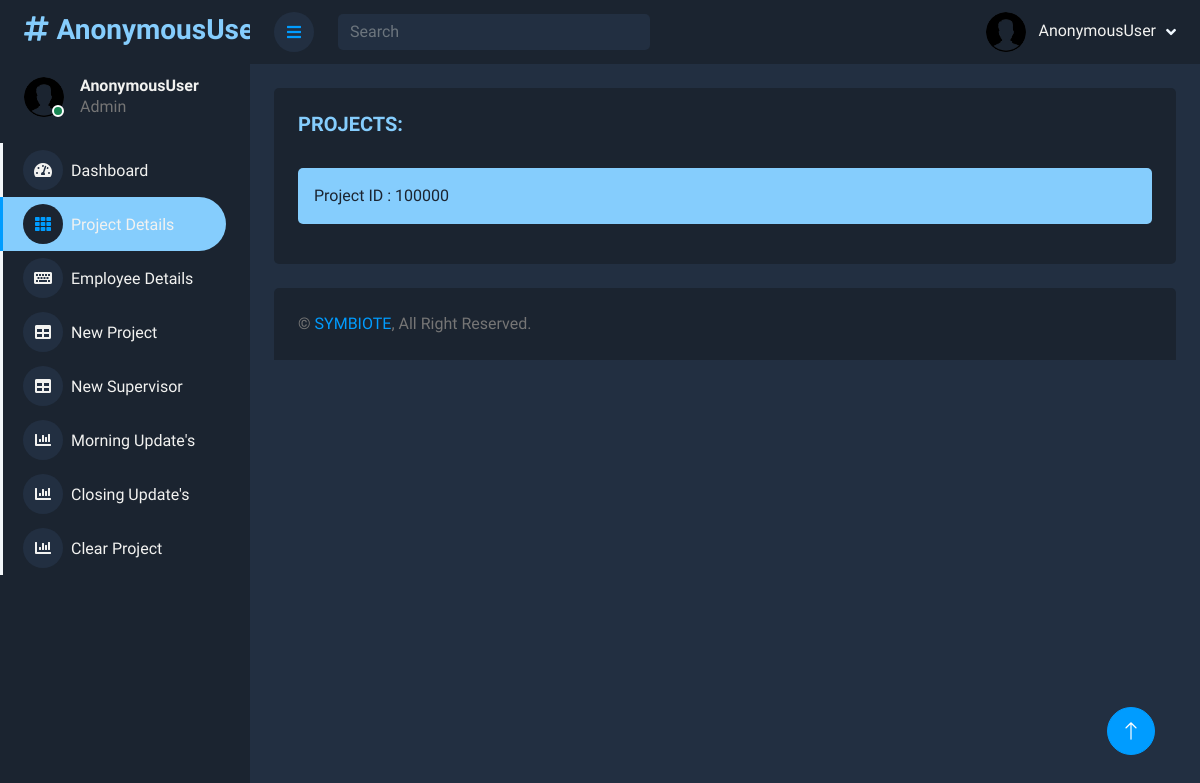
The page /project_details on the database as committed earlier.
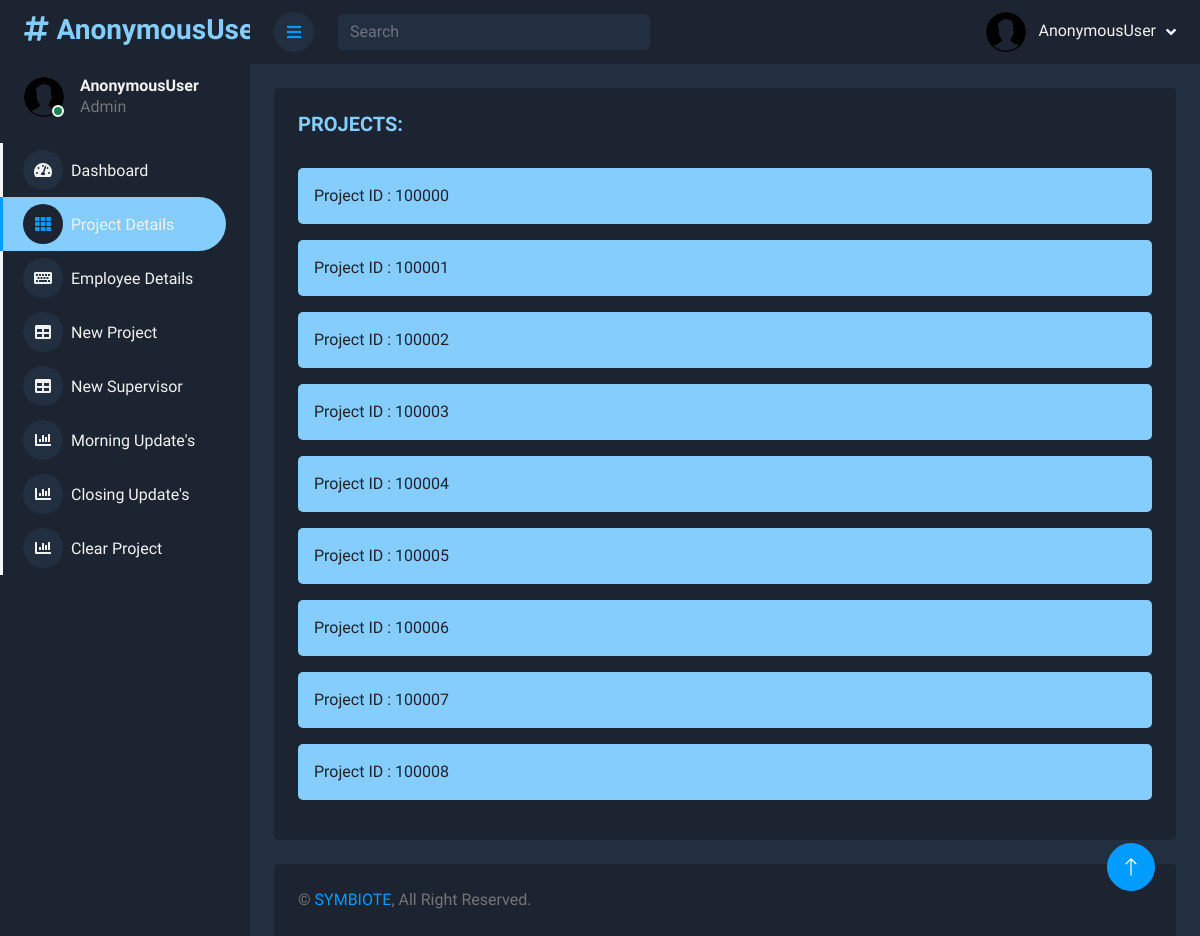
The same page on the database as committed later.
### symbiote/models.py (models this page shows, shortened)
class project(models.Model):
    project_id=models.IntegerField()
    project_area=models.CharField(max_length=100)
    employee_required=models.IntegerField()
    status=models.CharField(max_length=100,default="Not Started")
    supervisor=models.CharField(max_length=100)
    phone_number=models.IntegerField()
    from_date=models.DateField()
    to_date=models.DateField()

### symbiote/views.py (the view)
# urls.py: path('project_details', views.project_details, name="project_details"),
def project_details(request):
    projects = project.objects.all()
    return render(request, 'symbiote/project_details.html', {'username': request.user, 'projects': projects})

### symbiote/templates/symbiote/project_details.html (shortened to what the changed rows need)
{% load static %}
<!DOCTYPE html>
<html lang="en">
<head>
    <link href="https://cdnjs.cloudflare.com/ajax/libs/font-awesome/5.10.0/css/all.min.css" rel="stylesheet">
    <link href="https://cdn.jsdelivr.net/npm/bootstrap-icons@1.4.1/font/bootstrap-icons.css" rel="stylesheet">
    <link href="{%  static 'symbiote/index_styles/lib/owlcarousel/assets/owl.carousel.min.css' %}" rel="stylesheet">
    <link href="{%  static 'symbiote/index_styles/lib/tempusdominus/css/tempusdominus-bootstrap-4.min.css' %}" rel="stylesheet" />
    <link href="{%  static 'symbiote/index_styles/css/bootstrap.min.css' %}" rel="stylesheet">
    <link href="{%  static 'symbiote/index_styles/css/style.css' %}" rel="stylesheet">
</head>
<body style="background: #1B2430">
    <div class="container-xxl position-relative d-flex p-0" >
        <div class="content">
            <div class="container-fluid pt-4 px-4">
                <div class="bg-light text-center rounded p-4">
                    <h5 style="color: #85CDFD;text-align: left;">
                        PROJECTS:
                    </h5>
                    <br>
                    {% for i in projects %}
                        <div class="alert alert-warning project_def">Project ID : {{ i.project_id }}</div>
                    {% endfor %}
                </div>
            </div>
        </div>
    </div>
</body>
</html>

Rows that differ between the two databases and show on the page:
added project: project_id "100001"
added project: project_id "100002"
added project: project_id "100003"
added project: project_id "100004"
added project: project_id "100005"
added project: project_id "100006"
added project: project_id "100007"
added project: project_id "100008"
